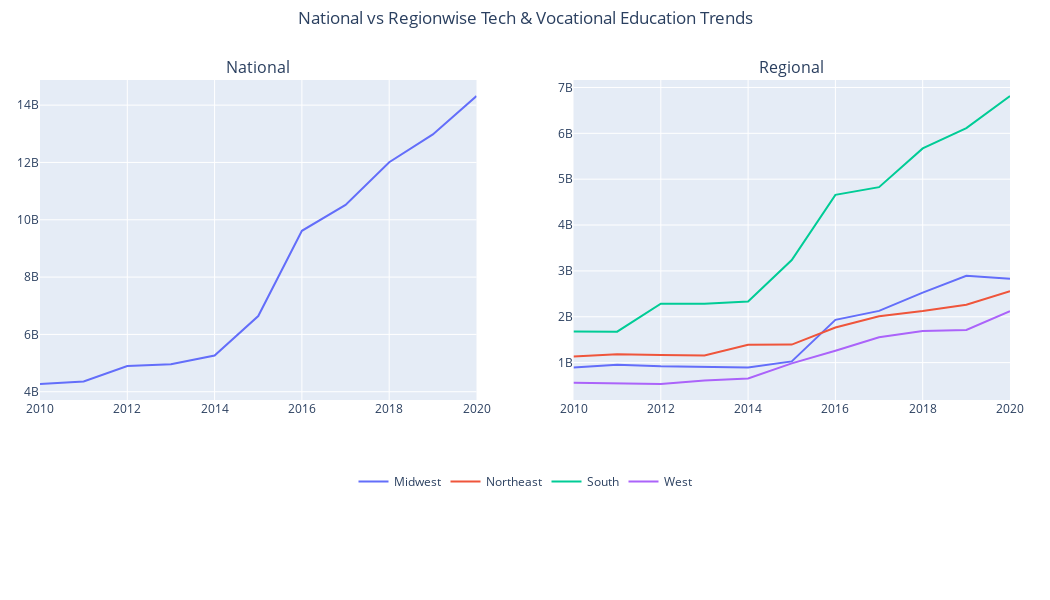

Here is the notebook cell this chart was saved with:
### Markdown cell above
### Expenditure Visualizations

### Code cell
tech_vocational_line_charts_combined = utils.create_combined_figure(national_totals_line,
                                                                    regionwise_totals_line,
                                                                    title= 'National vs Regionwise Tech & Vocational Education Trends',
                                                                    subplot_titles=('National', 'Regional')
                                                                    )

tech_vocational_line_charts_combined.show()

### Figure 1 — Plotly figure (JSON) as saved in the notebook; plotly's stock layout.template omitted (floating-point values rounded to 4 significant figures)
{"data": [{"hovertemplate": "year=%{x}<br>amount=%{y}<extra></extra>", "legendgroup": "", "line": {"color": "#636efa", "dash": "solid"}, "marker": {"symbol": "circle"}, "mode": "lines", "name": "", "orientation": "v", "showlegend": false, "type": "scatter", "x": [2010, 2011, 2012, 2013, 2014, 2015, 2016, 2017, 2018, 2019, 2020], "xaxis": "x", "y": [4269554000, 4359258000, 4899872000, 4958659000, 5264175000, 6641459000, 9614528000, 10518264000, 12008610000, 12979716000, 14318810000], "yaxis": "y"}, {"customdata": [[null, null], [59848000, 6.691], [-36260000, -3.8], [-11708000, -1.275], [-14499000, -1.6], [135310000, 15.17], [905298000, 88.14], [195628000, 10.12], [398825000, 18.74], [365514000, 14.46], [-64726000, -2.238]], "hovertemplate": "region=Midwest<br>year=%{x}<br>amount=%{y}<br>yearly_difference=%{customdata[0]:.2f}<br>growth_rate=%{customdata[1]:.2f}<extra></extra>", "legendgroup": "Midwest", "line": {"color": "#636efa", "dash": "solid"}, "marker": {"symbol": "circle"}, "mode": "lines", "name": "Midwest", "orientation": "v", "showlegend": true, "type": "scatter", "x": [2010, 2011, 2012, 2013, 2014, 2015, 2016, 2017, 2018, 2019, 2020], "xaxis": "x2", "y": [894448000, 954296000, 918036000, 906328000, 891829000, 1027139000, 1932437000, 2128065000, 2526890000, 2892404000, 2827678000], "yaxis": "y2"}, {"customdata": [[null, null], [47878000, 4.227], [-16772000, -1.421], [-7969000, -0.6847], [231161000, 20.0], [5957000, 0.4295], [372301000, 26.73], [246113000, 13.94], [112457000, 5.591], [136584000, 6.431], [294615000, 13.03]], "hovertemplate": "region=Northeast<br>year=%{x}<br>amount=%{y}<br>yearly_difference=%{customdata[0]:.2f}<br>growth_rate=%{customdata[1]:.2f}<extra></extra>", "legendgroup": "Northeast", "line": {"color": "#EF553B", "dash": "solid"}, "marker": {"symbol": "circle"}, "mode": "lines", "name": "Northeast", "orientation": "v", "showlegend": true, "type": "scatter", "x": [2010, 2011, 2012, 2013, 2014, 2015, 2016, 2017, 2018, 2019, 2020], "xaxis": "x2", "y": [1132680000, 1180558000, 1163786000, 1155817000, 1386978000, 1392935000, 1765236000, 2011349000, 2123806000, 2260390000, 2555005000], "yaxis": "y2"}, {"customdata": [[null, null], [-4789000, -0.2851], [609163000, 36.36], [899000, 0.03935], [47502000, 2.079], [905230000, 38.8], [1420848000, 43.88], [167388000, 3.593], [843723000, 17.48], [445335000, 7.854], [698600000, 11.42]], "hovertemplate": "region=South<br>year=%{x}<br>amount=%{y}<br>yearly_difference=%{customdata[0]:.2f}<br>growth_rate=%{customdata[1]:.2f}<extra></extra>", "legendgroup": "South", "line": {"color": "#00cc96", "dash": "solid"}, "marker": {"symbol": "circle"}, "mode": "lines", "name": "South", "orientation": "v", "showlegend": true, "type": "scatter", "x": [2010, 2011, 2012, 2013, 2014, 2015, 2016, 2017, 2018, 2019, 2020], "xaxis": "x2", "y": [1680040000, 1675251000, 2284414000, 2285313000, 2332815000, 3238045000, 4658893000, 4826281000, 5670004000, 6115339000, 6813939000], "yaxis": "y2"}, {"customdata": [[null, null], [-13233000, -2.353], [-15517000, -2.826], [77565000, 14.54], [41352000, 6.766], [330787000, 50.69], [274622000, 27.93], [294607000, 23.42], [135341000, 8.717], [23673000, 1.403], [410605000, 23.99]], "hovertemplate": "region=West<br>year=%{x}<br>amount=%{y}<br>yearly_difference=%{customdata[0]:.2f}<br>growth_rate=%{customdata[1]:.2f}<extra></extra>", "legendgroup": "West", "line": {"color": "#ab63fa", "dash": "solid"}, "marker": {"symbol": "circle"}, "mode": "lines", "name": "West", "orientation": "v", "showlegend": true, "type": "scatter", "x": [2010, 2011, 2012, 2013, 2014, 2015, 2016, 2017, 2018, 2019, 2020], "xaxis": "x2", "y": [562386000, 549153000, 533636000, 611201000, 652553000, 983340000, 1257962000, 1552569000, 1687910000, 1711583000, 2122188000], "yaxis": "y2"}], "layout": {"annotations": [{"font": {"size": 16}, "showarrow": false, "text": "National", "x": 0.225, "xanchor": "center", "xref": "paper", "y": 1, "yanchor": "bottom", "yref": "paper"}, {"font": {"size": 16}, "showarrow": false, "text": "Regional", "x": 0.775, "xanchor": "center", "xref": "paper", "y": 1, "yanchor": "bottom", "yref": "paper"}], "height": 600, "hoverlabel": {"bgcolor": "white", "font": {"family": "Calibri", "size": 16}}, "legend": {"orientation": "h", "x": 0.5, "xanchor": "center", "y": -0.3, "yanchor": "bottom"}, "margin": {"b": 200, "l": 40, "r": 40, "t": 80}, "title": {"text": "National vs Regionwise Tech & Vocational Education Trends", "x": 0.5, "xanchor": "center", "y": 0.98, "yanchor": "top"}, "width": 1050, "xaxis": {"anchor": "y", "domain": [0, 0.45]}, "xaxis2": {"anchor": "y2", "domain": [0.55, 1]}, "yaxis": {"anchor": "x", "domain": [0, 1]}, "yaxis2": {"anchor": "x2", "domain": [0, 1]}}}
